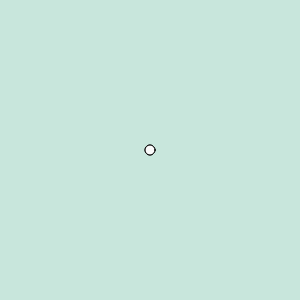
Frame 1 (no input)
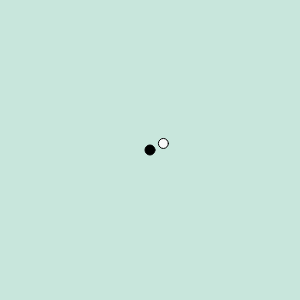
Frame 60 (no input)
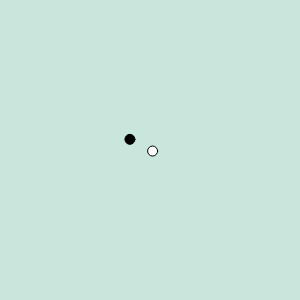
Frame 120 (the mouse pressed at the canvas centre since frame 60)

The p5.js sketch that drew these frames (run headless with seeded random() and noise() and a simulated clock; from frame 60 on, the mouse is pressed at the canvas centre):

// p5.js sketch
// ── sketch.js
var w;

function setup() {
  createCanvas(300,300);
  //background(200,230,220);//눈에좋은 그린!!

  w = new Walker();
  w2=  new Walker();

}

function draw() {
  background(200,230,220);//눈에좋은 그린!!


  w.setEnergy(map(mouseX, 0, width, 0, 10));
  w2.setEnergy(6);

  w.show(0, 0, 0);
  w.move();
  w2.show(250,250,250);
  w2.move();

}


//###Walker Object
function Walker() {
  this.x = width/2;
  this.y = height/2;
  this.e = 1  //e=에너지 움직이는 범위크기

  this.show = function(r, g, b){
    fill(r, g, b);
    ellipse(this.x,this.y,10);
    //w2.show(color(r,g,b))
    //this.show = function(color){
    //ellipse(this.x,this.y,10);
  }

 /*
 ?? 이클립스 컬러를 렌덤으로 바꾸려면??
 ???this.setColor = function(newColor) {
   this.penColor = newColor;
*/


  this.move = function(){
    var stepx = random(-1*this.e, this.e);
    var stepy = random(-1*this.e, this.e);
    this.x = this.x + stepx;   //앞 문장이랑같은 의미   this.x += stepx;
    this.y = this.y + stepy;


//    var this.x = int(random(3))-1; //0~2
  //  var this.y = int(random(3))-1;

    //this.x += this:
  }

  this.setEnergy = function(newE) {
    this.e = newE;

  }

}
